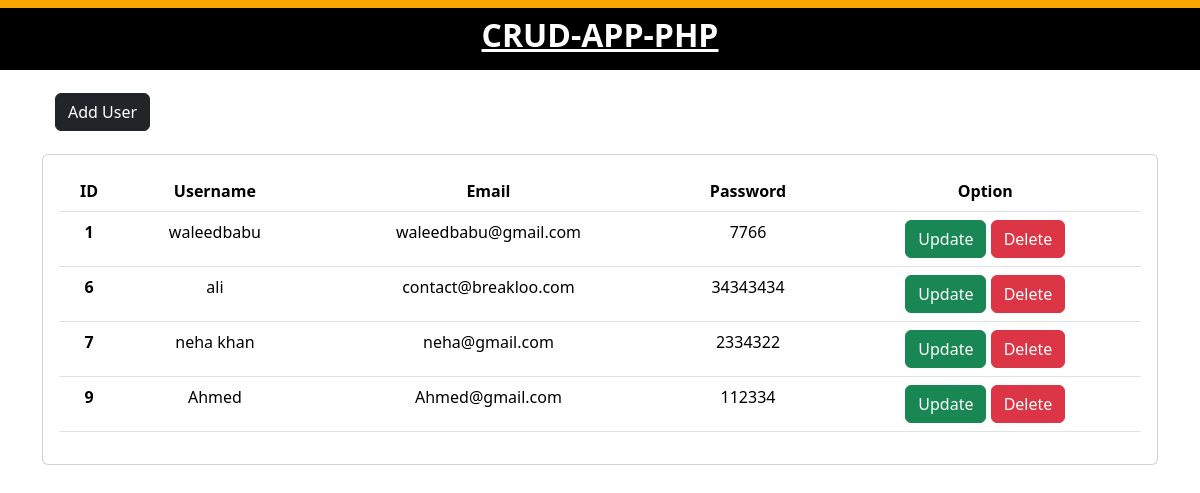
Screenshot of /display.php with the database file from the repository.
### tables this page shows
CREATE TABLE `userdata` (
  `id` int(3) NOT NULL,
  `username` varchar(100) NOT NULL,
  `email` varchar(100) NOT NULL,
  `password` varchar(255) NOT NULL
);

### display.php (the view, shortened to what this page needs)
<?php
include 'connect.php';
?>
<!DOCTYPE html>
<html lang="en">
<head>
    <link href="https://cdn.jsdelivr.net/npm/bootstrap@5.3.3/dist/css/bootstrap.min.css" rel="stylesheet"
>
</head>
<body>
    <div class="header text-center text-white p-2" style="background-color: black; border-top: 8px solid orange;">
        <h2><b><u>CRUD-APP-PHP</u></b></h2>
    </div>
    <div class="container">
        <div class="btn mt-3">
        <a href="./index.php" ><button class="btn btn-dark">Add User</button></a>
        </div>
        <div class="card p-3 mt-3 text-center">
            <table class="table">
                <thead>
                    <tr>
                        <th scope="col">ID</th>
                        <th scope="col">Username</th>
                        <th scope="col">Email</th>
                        <th scope="col">Password</th>
                        <th scope="col">Option</th>
                    </tr>
                </thead>
                <tbody>
                    <?php
                    $sql = "select * from `crudapp`.`userdata`";
                    $result = mysqli_query($connect, $sql);
                    if ($result) {
                        while ($row = mysqli_fetch_assoc($result)) {
                            $id = $row['id'];
                            $username = $row['username'];
                            $email = $row['email'];
                            $password = $row['password'];
                            echo '
                             <tr>
                                <th scope="row">'.$id.'</th>
                                <td>'.$username.'</td>
                                <td>'.$email.'</td>
                                <td>'.$password.'</td>
                                <td>
                            <a href="./update.php?updateid='.$id.'"><button class="btn btn-success">Update</button></a>
                            <a href="./delete.php?deleteid='.$id.'"><button class="btn btn-danger">Delete</button></a>
                        </td>
                    </tr>
                            ';
                        }
                    }
                    ?>
                </tbody>
            </table>
        </div>
    </div>
</body>
</html>

### rows the page displays
userdata: id "1", username "waleedbabu", email "waleedbabu@gmail.com", password "7766"
userdata: id "6", username "ali", email "contact@breakloo.com", password "34343434"
userdata: id "7", username "neha khan", email "neha@gmail.com", password "2334322"
userdata: id "9", username "Ahmed", email "Ahmed@gmail.com", password "112334"
